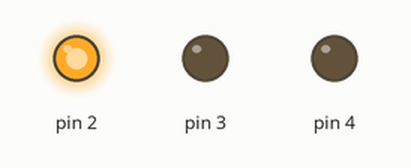
The sketch below on a simulated Arduino Uno, built with avr-gcc and run on an emulated ATmega328P. Shown: output pins drawn as LEDs (lit = HIGH).

Above: at 2.5 s.
At 6.0 s:
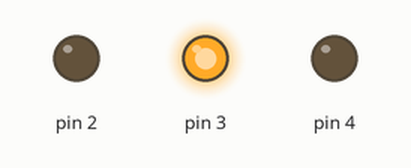
At 9.5 s:
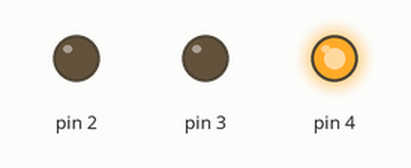
Timing chart, 0 to 15.6 s (numbered marks = the images above):
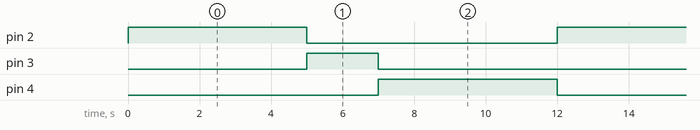

Measured:
- by itself, pin 2, pin 4: alternates HIGH for 5.0 s and LOW for 7.0 s
- by itself, pin 3: alternates HIGH for 2.0 s and LOW for 10.0 s
- by itself, everything shown: repeats every 12.0 s, in 4 steps

The sketch:

Semaforo.ino
```cpp
int tempo1 = 5000;
int tempo2 = 2000;

void setup() {
  pinMode(2, OUTPUT);
  pinMode(3, OUTPUT);
  pinMode(4, OUTPUT);

}

void loop() {
  digitalWrite(2,HIGH);
  delay(tempo1);
  digitalWrite(2,LOW);
  digitalWrite(3,HIGH);
  delay(tempo2);
  digitalWrite(3,LOW);
  digitalWrite(4,HIGH);
  delay(tempo1);
  digitalWrite(4,LOW);

}
```
